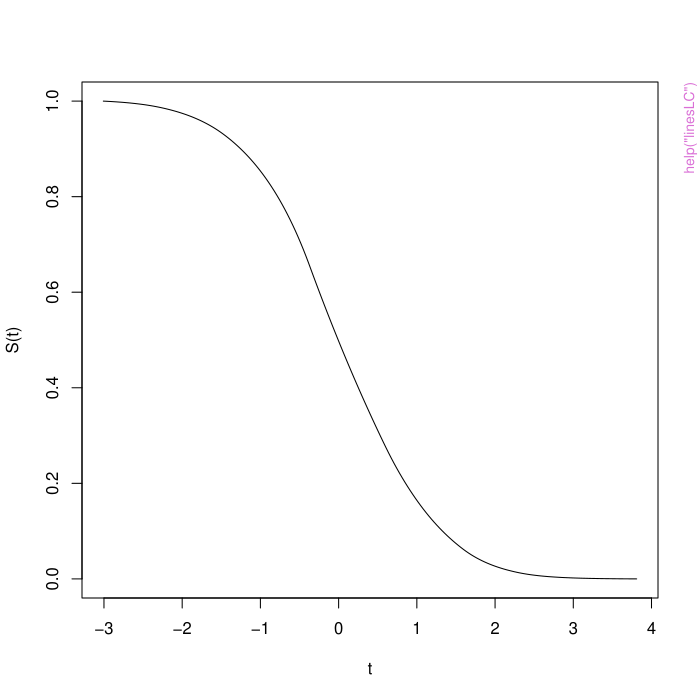

Here is the R script that generated this plot:
pkgname <- "logconPH"
source(file.path(R.home("share"), "R", "examples-header.R"))
options(warn = 1)
library('logconPH')

base::assign(".oldSearch", base::search(), pos = 'CheckExEnv')
cleanEx()
nameEx("dLC")
### * dLC

flush(stderr()); flush(stdout())

### Name: dLC
### Title: Density estimates from a log concave fit
### Aliases: dLC

### ** Examples

  fit = logconcave(rnorm(500) )
  # Fits a log concave estimator to an uncensored sample
    
  dLC(0, fit)  						
  # Estimates the density at the true mode
  
  simData <- simPH_Censored()
  # Simulates current status data from a CoxPH model
  
  fit <- logconcave(simData$times, simData$x)
  # Fits coxPH model
  
  dLC(1, fit, covars = c(0,0))
  # Estimates the baseline density at t = 1



cleanEx()
nameEx("linesLC")
### * linesLC

flush(stderr()); flush(stdout())

### Name: linesLC
### Title: Draws Lines for Logconcave Fit
### Aliases: linesLC

### ** Examples

  fit = logconcave(rnorm(500) )
  # Fits a log concave estimator to an uncensored sample
  
  plotLC(fit)    					
  # Plots the estimated survival distribution
  
  simData <- simPH_Censored()
  # Simulates current status data from a CoxPH model
  
  fit <- logconcave(simData$times, simData$x)
  # Fits coxPH model
  
  plotLC(fit, covars = c(0,0), funtype = 'cdf')
  # Plots the estimated baseline cdf
  
  linesLC(fit, covars = c(1,1), funtype = 'cdf', col = 'red')
  # Plots the estimates cdf with covariates c(1,1)


cleanEx()
nameEx("logconPH-package")
### * logconPH-package

flush(stderr()); flush(stdout())

### Name: logconPH-package
### Title: Computing a Cox PH Model with a Log Concave Baseline
### Aliases: logconPH-package logconPH
### Keywords: Log Concave, CoxPH, Shape Constrained

### ** Examples

  fit = logconcave(rnorm(500) )
  # Fits a log concave estimator to an uncensored sample
    
  qLC(0.5, fit)      				
  # Estimates the median

  simData <- sim_Censored(n = 400)
  # Simulates current status data
  
  fit = logconcave(simData)
  # Fits a log concave estimator to an interval censored sample

  pLC(0.5, fit)
  # Estimates the cdf at t = 0.5
  
  plotLC(fit,  'surv')
  # Plots the estimated survival function.
  # Options for second argument are 'pdf', 'cdf' and 'surv'

  simData <- simPH_Censored()
  # Simulates current status data from a Cox-PH model
  
  fit <- logconcave(times = simData$times, covariates = simData$x)
  # Fits a Cox-PH model with a logconcave baseline distribution
  
  plotLC(fit, covars = c(0,0) )
  # Plots the estimated baseline survival function
  
  linesLC(fit, covars = c(1,1), col = 'red')
  # Plots the estimated survival function with x1 = 1, x2 = 1



cleanEx()
nameEx("logconcave")
### * logconcave

flush(stderr()); flush(stdout())

### Name: logconcave
### Title: Cox PH model with Log Concave Baseline
### Aliases: logconcave

### ** Examples

  fit = logconcave(rnorm(500) )
  # Fits a log concave estimator to an uncensored sample
    
  qLC(0.5, fit)      				
  # Estimates the median

  simData <- sim_Censored(n = 400)
  # Simulates current status data
  
  fit = logconcave(simData)
  # Fits a log concave estimator to an interval censored sample

  pLC(0.5, fit)
  # Estimates the cdf at t = 0.5
  
  plotLC(fit,  'surv')
  # Plots the estimated survival function.
  # Options for second argument are 'pdf', 'cdf' and 'surv'

  simData <- simPH_Censored()
  # Simulates current status data from a Cox-PH model
  
  fit <- logconcave(times = simData$times, covariates = simData$x)
  # Fits a Cox-PH model with a logconcave baseline distribution
  
  plotLC(fit, covars = c(0,0) )
  # Plots the estimated baseline survival function
  
  linesLC(fit, covars = c(1,1), col = 'red')
  # Plots the estimated survival function with x1 = 1, x2 = 1



cleanEx()
nameEx("pLC")
### * pLC

flush(stderr()); flush(stdout())

### Name: pLC
### Title: Probability estimates from a log concave fit
### Aliases: pLC

### ** Examples

  fit = logconcave(rnorm(500) )
  # Fits a log concave estimator to an uncensored sample
    
  pLC(0, fit)  						
  # Estimates the cdf at the true mode

  simData <- simPH_Censored()
  # Simulates current status data from a CoxPH model
  
  fit <- logconcave(simData$times, simData$x)
  # Fits coxPH model
  
  pLC(1, fit, covars = c(0,0))
  # Estimates the baseline probability at t = 1



cleanEx()
nameEx("plotLC")
### * plotLC

flush(stderr()); flush(stdout())

### Name: plotLC
### Title: Plots Logconcave Fit
### Aliases: plotLC

### ** Examples

  fit = logconcave(rnorm(500) )
  # Fits a log concave estimator to an uncensored sample
  
  plotLC(fit)      				
  # Plots the estimated survival distribution
  
  simData <- simPH_Censored()
  # Simulates current status data from a CoxPH model
  
  fit <- logconcave(simData$times, simData$x)
  # Fits coxPH model
  
  plotLC(fit, covars = c(0,0), funtype = 'cdf')
  # Plots the estimated baseline cdf
  
  linesLC(fit, covars = c(1,1), funtype = 'cdf', col = 'red')
  # Plots the estimates cdf with covariates c(1,1)


cleanEx()
nameEx("qLC")
### * qLC

flush(stderr()); flush(stdout())

### Name: qLC
### Title: Quantiles estimates from a log concave fit
### Aliases: qLC

### ** Examples

  fit = logconcave(rnorm(500) )
  # Fits a log concave estimator to an uncensored sample
    
  qLC(0.5, fit)  						
  # Estimates the median

  simData <- simPH_Censored()
  # Simulates current status data from a CoxPH model
  
  fit <- logconcave(simData$times, simData$x)
  # Fits coxPH model
  
  qLC(0.5, fit, covars = c(0,0))
  # Estimates the baseline median



cleanEx()
nameEx("simCensored")
### * simCensored

flush(stderr()); flush(stdout())

### Name: simPH_Censored
### Title: Simulate current status data from Cox-PH model
### Aliases: simPH_Censored

### ** Examples

  simData <- simPH_Censored()
  # Simulates censored data from a Cox-PH model
  
  fit <- logconcave(times = simData$times, covariates = simData$x)
  # Fits a Cox-PH model with a logconcave baseline distribution



cleanEx()
nameEx("sim_Censored")
### * sim_Censored

flush(stderr()); flush(stdout())

### Name: sim_Censored
### Title: Simulate current status data from a beta(2,2) distribution
### Aliases: sim_Censored

### ** Examples

  simData <- sim_Censored()
  # Simulates current status data
  
  fit <- logconcave(simData)
  # Fits a log concave fit



### * <FOOTER>
###
options(digits = 7L)
base::cat("Time elapsed: ", proc.time() - base::get("ptime", pos = 'CheckExEnv'),"\n")
grDevices::dev.off()
###
### Local variables: ***
### mode: outline-minor ***
### outline-regexp: "\\(> \\)?### [*]+" ***
### End: ***
quit('no')
